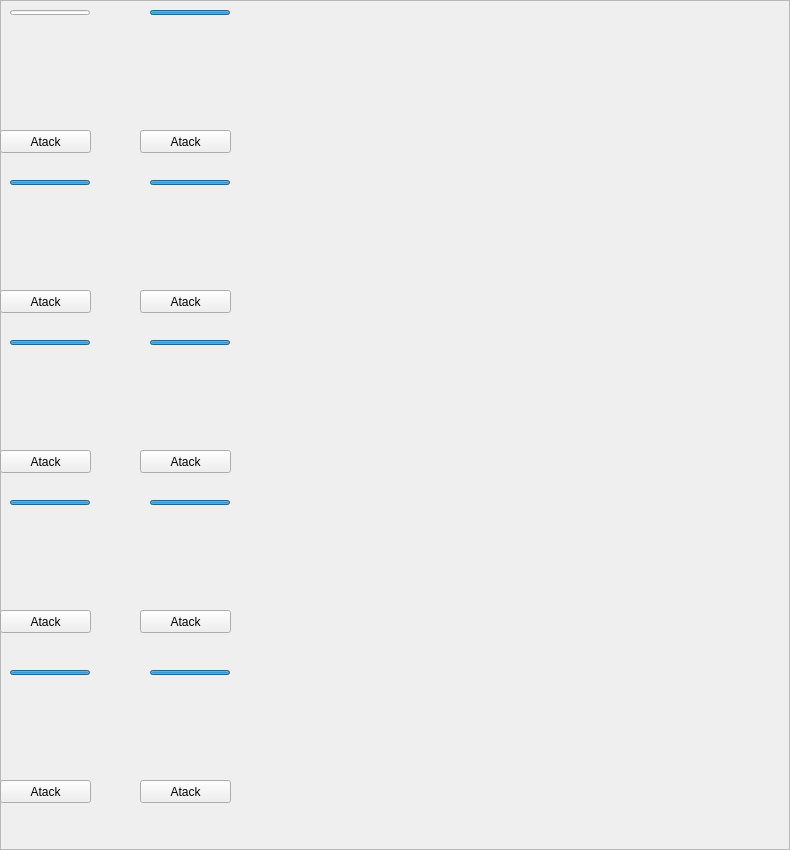
                   <widget class="QFrame" name="frame_2">
                    <property name="geometry">
                     <rect>
                      <x>0</x>
                      <y>0</y>
                      <width>790</width>
                      <height>850</height>
                     </rect>
                    </property>
                    <property name="minimumSize">
                     <size>
                      <width>790</width>
                      <height>850</height>
                     </size>
                    </property>
                    <property name="styleSheet">
                     <string notr="true"/>
                    </property>
                    <property name="frameShape">
                     <enum>QFrame::StyledPanel</enum>
                    </property>
                    <property name="frameShadow">
                     <enum>QFrame::Raised</enum>
                    </property>
                    <widget class="QLabel" name="Monster_1_QLabel">
                     <property name="geometry">
                      <rect>
                       <x>10</x>
                       <y>36</y>
                       <width>80</width>
                       <height>100</height>
                      </rect>
                     </property>
                     <property name="minimumSize">
                      <size>
                       <width>80</width>
                       <height>100</height>
                      </size>
                     </property>
                     <property name="maximumSize">
                      <size>
                       <width>80</width>
                       <height>100</height>
                      </size>
                     </property>
                     <property name="styleSheet">
                      <string notr="true"/>
                     </property>
                     <property name="text">
                      <string/>
                     </property>
                    </widget>
                    <widget class="QLabel" name="Monster_2_QLabel">
                     <property name="geometry">
                      <rect>
                       <x>10</x>
                       <y>210</y>
                       <width>80</width>
                       <height>100</height>
                      </rect>
                     </property>
                     <property name="minimumSize">
                      <size>
                       <width>80</width>
                       <height>100</height>
                      </size>
                     </property>
                     <property name="maximumSize">
                      <size>
                       <width>80</width>
                       <height>100</height>
                      </size>
                     </property>
                     <property name="styleSheet">
                      <string notr="true"/>
                     </property>
                     <property name="text">
                      <string/>
                     </property>
                    </widget>
                    <widget class="QLabel" name="Monster_3_QLabel">
                     <property name="geometry">
                      <rect>
                       <x>10</x>
                       <y>368</y>
                       <width>80</width>
                       <height>100</height>
                      </rect>
                     </property>
                     <property name="minimumSize">
                      <size>
                       <width>80</width>
                       <height>100</height>
                      </size>
                     </property>
                     <property name="maximumSize">
                      <size>
                       <width>80</width>
                       <height>100</height>
                      </size>
                     </property>
                     <property name="styleSheet">
                      <string notr="true"/>
                     </property>
                     <property name="text">
                      <string/>
                     </property>
                    </widget>
                    <widget class="QLabel" name="Monster_4_QLabel">
                     <property name="geometry">
                      <rect>
                       <x>10</x>
                       <y>530</y>
                       <width>80</width>
                       <height>100</height>
                      </rect>
                     </property>
                     <property name="minimumSize">
                      <size>
                       <width>80</width>
                       <height>100</height>
                      </size>
                     </property>
                     <property name="maximumSize">
                      <size>
                       <width>80</width>
                       <height>100</height>
                      </size>
                     </property>
                     <property name="styleSheet">
                      <string notr="true"/>
                     </property>
                     <property name="text">
                      <string/>
                     </property>
                    </widget>
                    <widget class="QLabel" name="Monster_5_QLabel">
                     <property name="geometry">
                      <rect>
                       <x>10</x>
                       <y>700</y>
                       <width>80</width>
                       <height>100</height>
                      </rect>
                     </property>
                     <property name="minimumSize">
                      <size>
                       <width>80</width>
                       <height>100</height>
                      </size>
                     </property>
                     <property name="maximumSize">
                      <size>
                       <width>80</width>
                       <height>100</height>
                      </size>
                     </property>
                     <property name="styleSheet">
                      <string notr="true"/>
                     </property>
                     <property name="text">
                      <string/>
                     </property>
                    </widget>
                    <widget class="QLabel" name="Monster_10_QLabel">
                     <property name="geometry">
                      <rect>
                       <x>150</x>
                       <y>700</y>
                       <width>80</width>
                       <height>100</height>
                      </rect>
                     </property>
                     <property name="minimumSize">
                      <size>
                       <width>80</width>
                       <height>100</height>
                      </size>
                     </property>
                     <property name="maximumSize">
                      <size>
                       <width>80</width>
                       <height>100</height>
                      </size>
                     </property>
                     <property name="styleSheet">
                      <string notr="true"/>
                     </property>
                     <property name="text">
                      <string/>
                     </property>
                    </widget>
                    <widget class="QLabel" name="Monster_9_QLabel">
                     <property name="geometry">
                      <rect>
                       <x>150</x>
                       <y>530</y>
                       <width>80</width>
                       <height>100</height>
                      </rect>
                     </property>
                     <property name="minimumSize">
                      <size>
                       <width>80</width>
                       <height>100</height>
                      </size>
                     </property>
                     <property name="maximumSize">
                      <size>
                       <width>80</width>
                       <height>100</height>
                      </size>
                     </property>
                     <property name="styleSheet">
                      <string notr="true"/>
                     </property>
                     <property name="text">
                      <string/>
                     </property>
                    </widget>
                    <widget class="QLabel" name="Monster_8_QLabel">
                     <property name="geometry">
                      <rect>
                       <x>150</x>
                       <y>368</y>
                       <width>80</width>
                       <height>100</height>
                      </rect>
                     </property>
                     <property name="minimumSize">
                      <size>
                       <width>80</width>
                       <height>100</height>
                      </size>
                     </property>
                     <property name="maximumSize">
                      <size>
                       <width>80</width>
                       <height>100</height>
                      </size>
                     </property>
                     <property name="styleSheet">
                      <string notr="true"/>
                     </property>
                     <property name="text">
                      <string/>
                     </property>
                    </widget>
                    <widget class="QLabel" name="Monster_7_QLabel">
                     <property name="geometry">
                      <rect>
                       <x>150</x>
                       <y>210</y>
                       <width>80</width>
                       <height>100</height>
                      </rect>
                     </property>
                     <property name="minimumSize">
                      <size>
                       <width>80</width>
                       <height>100</height>
                      </size>
                     </property>
                     <property name="maximumSize">
                      <size>
                       <width>80</width>
                       <height>100</height>
                      </size>
                     </property>
                     <property name="styleSheet">
                      <string notr="true"/>
                     </property>
                     <property name="text">
                      <string/>
                     </property>
                    </widget>
                    <widget class="QLabel" name="Monster_6_QLabel">
                     <property name="geometry">
                      <rect>
                       <x>150</x>
                       <y>40</y>
                       <width>80</width>
                       <height>100</height>
                      </rect>
                     </property>
                     <property name="minimumSize">
                      <size>
                       <width>80</width>
                       <height>100</height>
                      </size>
                     </property>
                     <property name="maximumSize">
                      <size>
                       <width>80</width>
                       <height>100</height>
                      </size>
                     </property>
                     <property name="styleSheet">
                      <string notr="true"/>
                     </property>
                     <property name="text">
                      <string/>
                     </property>
                    </widget>
                    <widget class="QPushButton" name="Monster_1_QButton">
                     <property name="geometry">
                      <rect>
                       <x>0</x>
                       <y>130</y>
                       <width>91</width>
                       <height>23</height>
                      </rect>
                     </property>
                     <property name="text">
                      <string>Atack</string>
                     </property>
                    </widget>
                    <widget class="QPushButton" name="Monster_6_QButton">
                     <property name="geometry">
                      <rect>
                       <x>140</x>
                       <y>130</y>
                       <width>91</width>
                       <height>23</height>
                      </rect>
                     </property>
                     <property name="text">
                      <string>Atack</string>
                     </property>
                     <property name="checkable">
                      <bool>false</bool>
                     </property>
                    </widget>
                    <widget class="QPushButton" name="Monster_7_QButton">
                     <property name="geometry">
                      <rect>
                       <x>140</x>
                       <y>290</y>
                       <width>91</width>
                       <height>23</height>
                      </rect>
                     </property>
                     <property name="text">
                      <string>Atack</string>
                     </property>
                    </widget>
                    <widget class="QPushButton" name="Monster_2_QButton">
                     <property name="geometry">
                      <rect>
                       <x>0</x>
                       <y>290</y>
                       <width>91</width>
                       <height>23</height>
                      </rect>
                     </property>
                     <property name="text">
                      <string>Atack</string>
                     </property>
                    </widget>
                    <widget class="QPushButton" name="Monster_8_QButton">
                     <property name="geometry">
                      <rect>
                       <x>140</x>
                       <y>450</y>
                       <width>91</width>
                       <height>23</height>
                      </rect>
                     </property>
                     <property name="text">
                      <string>Atack</string>
                     </property>
                    </widget>
                    <widget class="QPushButton" name="Monster_3_QButton">
                     <property name="geometry">
                      <rect>
                       <x>0</x>
                       <y>450</y>
                       <width>91</width>
                       <height>23</height>
                      </rect>
                     </property>
                     <property name="text">
                      <string>Atack</string>
                     </property>
                    </widget>
                    <widget class="QPushButton" name="Monster_9_QButton">
                     <property name="geometry">
                      <rect>
                       <x>140</x>
                       <y>610</y>
                       <width>91</width>
                       <height>23</height>
                      </rect>
                     </property>
                     <property name="text">
                      <string>Atack</string>
                     </property>
                    </widget>
                    <widget class="QPushButton" name="Monster_4_QButton">
                     <property name="geometry">
                      <rect>
                       <x>0</x>
                       <y>610</y>
                       <width>91</width>
                       <height>23</height>
                      </rect>
                     </property>
                     <property name="text">
                      <string>Atack</string>
                     </property>
                    </widget>
                    <widget class="QPushButton" name="Monster_10_QButton">
                     <property name="geometry">
                      <rect>
                       <x>140</x>
                       <y>780</y>
                       <width>91</width>
                       <height>23</height>
                      </rect>
                     </property>
                     <property name="text">
                      <string>Atack</string>
                     </property>
                    </widget>
                    <widget class="QPushButton" name="Monster_5_QButton">
                     <property name="geometry">
                      <rect>
                       <x>0</x>
                       <y>780</y>
                       <width>91</width>
                       <height>23</height>
                      </rect>
                     </property>
                     <property name="text">
                      <string>Atack</string>
                     </property>
                    </widget>
                    <widget class="QProgressBar" name="Monster_1_QProgressBar">
                     <property name="geometry">
                      <rect>
                       <x>10</x>
                       <y>10</y>
                       <width>80</width>
                       <height>5</height>
                      </rect>
                     </property>
                     <property name="styleSheet">
                      <string notr="true"/>
                     </property>
                     <property name="maximum">
                      <number>10000</number>
                     </property>
                     <property name="value">
                      <number>100</number>
                     </property>
                     <property name="textVisible">
                      <bool>false</bool>
                     </property>
                     <property name="textDirection">
                      <enum>QProgressBar::TopToBottom</enum>
                     </property>
                     <property name="format">
                      <string/>
                     </property>
                    </widget>
                    <widget class="QProgressBar" name="Monster_6_QProgressBar">
                     <property name="geometry">
                      <rect>
                       <x>150</x>
                       <y>10</y>
                       <width>80</width>
                       <height>5</height>
                      </rect>
                     </property>
                     <property name="value">
                      <number>100</number>
                     </property>
                     <property name="textVisible">
                      <bool>false</bool>
                     </property>
                     <property name="textDirection">
                      <enum>QProgressBar::TopToBottom</enum>
                     </property>
                     <property name="format">
                      <string/>
                     </property>
                    </widget>
                    <widget class="QProgressBar" name="Monster_2_QProgressBar">
                     <property name="geometry">
                      <rect>
                       <x>10</x>
                       <y>180</y>
                       <width>80</width>
                       <height>5</height>
                      </rect>
                     </property>
                     <property name="value">
                      <number>100</number>
                     </property>
                     <property name="textVisible">
                      <bool>false</bool>
                     </property>
                     <property name="textDirection">
                      <enum>QProgressBar::TopToBottom</enum>
                     </property>
                     <property name="format">
                      <string/>
                     </property>
                    </widget>
                    <widget class="QProgressBar" name="Monster_7_QProgressBar">
                     <property name="geometry">
                      <rect>
                       <x>150</x>
                       <y>180</y>
                       <width>80</width>
                       <height>5</height>
                      </rect>
                     </property>
                     <property name="value">
                      <number>100</number>
                     </property>
                     <property name="textVisible">
                      <bool>false</bool>
                     </property>
                     <property name="textDirection">
                      <enum>QProgressBar::TopToBottom</enum>
                     </property>
                     <property name="format">
                      <string/>
                     </property>
                    </widget>
                    <widget class="QProgressBar" name="Monster_8_QProgressBar">
                     <property name="geometry">
                      <rect>
                       <x>150</x>
                       <y>340</y>
                       <width>80</width>
                       <height>5</height>
                      </rect>
                     </property>
                     <property name="value">
                      <number>100</number>
                     </property>
                     <property name="textVisible">
                      <bool>false</bool>
                     </property>
                     <property name="textDirection">
                      <enum>QProgressBar::TopToBottom</enum>
                     </property>
                     <property name="format">
                      <string/>
                     </property>
                    </widget>
                    <widget class="QProgressBar" name="Monster_3_QProgressBar">
                     <property name="geometry">
                      <rect>
                       <x>10</x>
                       <y>340</y>
                       <width>80</width>
                       <height>5</height>
                      </rect>
                     </property>
                     <property name="value">
                      <number>100</number>
                     </property>
                     <property name="textVisible">
                      <bool>false</bool>
                     </property>
                     <property name="textDirection">
                      <enum>QProgressBar::TopToBottom</enum>
                     </property>
                     <property name="format">
                      <string/>
                     </property>
                    </widget>
                    <widget class="QProgressBar" name="Monster_9_QProgressBar">
                     <property name="geometry">
                      <rect>
                       <x>150</x>
                       <y>500</y>
                       <width>80</width>
                       <height>5</height>
                      </rect>
                     </property>
                     <property name="value">
                      <number>100</number>
                     </property>
                     <property name="textVisible">
                      <bool>false</bool>
                     </property>
                     <property name="textDirection">
                      <enum>QProgressBar::TopToBottom</enum>
                     </property>
                     <property name="format">
                      <string/>
                     </property>
                    </widget>
                    <widget class="QProgressBar" name="Monster_4_QProgressBar">
                     <property name="geometry">
                      <rect>
                       <x>10</x>
                       <y>500</y>
                       <width>80</width>
                       <height>5</height>
                      </rect>
                     </property>
                     <property name="value">
                      <number>100</number>
                     </property>
                     <property name="textVisible">
                      <bool>false</bool>
                     </property>
                     <property name="textDirection">
                      <enum>QProgressBar::TopToBottom</enum>
                     </property>
                     <property name="format">
                      <string/>
                     </property>
                    </widget>
                    <widget class="QProgressBar" name="Monster_10_QProgressBar">
                     <property name="geometry">
                      <rect>
                       <x>150</x>
                       <y>670</y>
                       <width>80</width>
                       <height>5</height>
                      </rect>
                     </property>
                     <property name="value">
                      <number>100</number>
                     </property>
                     <property name="textVisible">
                      <bool>false</bool>
                     </property>
                     <property name="textDirection">
                      <enum>QProgressBar::TopToBottom</enum>
                     </property>
                     <property name="format">
                      <string/>
                     </property>
                    </widget>
                    <widget class="QProgressBar" name="Monster_5_QProgressBar">
                     <property name="geometry">
                      <rect>
                       <x>10</x>
                       <y>670</y>
                       <width>80</width>
                       <height>5</height>
                      </rect>
                     </property>
                     <property name="value">
                      <number>100</number>
                     </property>
                     <property name="textVisible">
                      <bool>false</bool>
                     </property>
                     <property name="textDirection">
                      <enum>QProgressBar::TopToBottom</enum>
                     </property>
                     <property name="format">
                      <string/>
                     </property>
                    </widget>
                    <widget class="QLabel" name="Monster_1_Name">
                     <property name="geometry">
                      <rect>
                       <x>10</x>
                       <y>20</y>
                       <width>81</width>
                       <height>16</height>
                      </rect>
                     </property>
                     <property name="text">
                      <string/>
                     </property>
                    </widget>
                    <widget class="QLabel" name="Monster_6_Name">
                     <property name="geometry">
                      <rect>
                       <x>150</x>
                       <y>20</y>
                       <width>81</width>
                       <height>16</height>
                      </rect>
                     </property>
                     <property name="text">
                      <string/>
                     </property>
                    </widget>
                    <widget class="QLabel" name="Monster_7_Name">
                     <property name="geometry">
                      <rect>
                       <x>150</x>
                       <y>190</y>
                       <width>81</width>
                       <height>16</height>
                      </rect>
                     </property>
                     <property name="text">
                      <string/>
                     </property>
                    </widget>
                    <widget class="QLabel" name="Monster_2_Name">
                     <property name="geometry">
                      <rect>
                       <x>10</x>
                       <y>190</y>
                       <width>81</width>
                       <height>16</height>
                      </rect>
                     </property>
                     <property name="text">
                      <string/>
                     </property>
                    </widget>
                    <widget class="QLabel" name="Monster_8_Name">
                     <property name="geometry">
                      <rect>
                       <x>150</x>
                       <y>350</y>
                       <width>81</width>
                       <height>16</height>
                      </rect>
                     </property>
                     <property name="text">
                      <string/>
                     </property>
                    </widget>
                    <widget class="QLabel" name="Monster_3_Name">
                     <property name="geometry">
                      <rect>
                       <x>10</x>
                       <y>350</y>
                       <width>81</width>
                       <height>16</height>
                      </rect>
                     </property>
                     <property name="text">
                      <string/>
                     </property>
                    </widget>
                    <widget class="QLabel" name="Monster_9_Name">
                     <property name="geometry">
                      <rect>
                       <x>150</x>
                       <y>510</y>
                       <width>81</width>
                       <height>16</height>
                      </rect>
                     </property>
                     <property name="text">
                      <string/>
                     </property>
                    </widget>
                    <widget class="QLabel" name="Monster_4_Name">
                     <property name="geometry">
                      <rect>
                       <x>10</x>
                       <y>510</y>
                       <width>81</width>
                       <height>16</height>
                      </rect>
                     </property>
                     <property name="text">
                      <string/>
                     </property>
                    </widget>
                    <widget class="QLabel" name="Monster_10_Name">
                     <property name="geometry">
                      <rect>
                       <x>150</x>
                       <y>680</y>
                       <width>81</width>
                       <height>16</height>
                      </rect>
                     </property>
                     <property name="text">
                      <string/>
                     </property>
                    </widget>
                    <widget class="QLabel" name="Monster_5_Name">
                     <property name="geometry">
                      <rect>
                       <x>10</x>
                       <y>680</y>
                       <width>81</width>
                       <height>16</height>
                      </rect>
                     </property>
                     <property name="text">
                      <string/>
                     </property>
                    </widget>
                    <zorder>Monster_1_QLabel</zorder>
                    <zorder>Monster_2_QLabel</zorder>
                    <zorder>Monster_3_QLabel</zorder>
                    <zorder>Monster_4_QLabel</zorder>
                    <zorder>Monster_5_QLabel</zorder>
                    <zorder>Monster_10_QLabel</zorder>
                    <zorder>Monster_9_QLabel</zorder>
                    <zorder>Monster_8_QLabel</zorder>
                    <zorder>Monster_7_QLabel</zorder>
                    <zorder>Monster_6_QLabel</zorder>
                    <zorder>Monster_1_QButton</zorder>
                    <zorder>Monster_6_QButton</zorder>
                    <zorder>Monster_7_QButton</zorder>
                    <zorder>Monster_2_QButton</zorder>
                    <zorder>Monster_8_QButton</zorder>
                    <zorder>Monster_3_QButton</zorder>
                    <zorder>Monster_9_QButton</zorder>
                    <zorder>Monster_4_QButton</zorder>
                    <zorder>Monster_5_QButton</zorder>
                    <zorder>Monster_1_QProgressBar</zorder>
                    <zorder>Monster_6_QProgressBar</zorder>
                    <zorder>Monster_2_QProgressBar</zorder>
                    <zorder>Monster_7_QProgressBar</zorder>
                    <zorder>Monster_8_QProgressBar</zorder>
                    <zorder>Monster_3_QProgressBar</zorder>
                    <zorder>Monster_9_QProgressBar</zorder>
                    <zorder>Monster_4_QProgressBar</zorder>
                    <zorder>Monster_10_QProgressBar</zorder>
                    <zorder>Monster_5_QProgressBar</zorder>
                    <zorder>Monster_1_Name</zorder>
                    <zorder>Monster_6_Name</zorder>
                    <zorder>Monster_7_Name</zorder>
                    <zorder>Monster_2_Name</zorder>
                    <zorder>Monster_8_Name</zorder>
                    <zorder>Monster_3_Name</zorder>
                    <zorder>Monster_9_Name</zorder>
                    <zorder>Monster_4_Name</zorder>
                    <zorder>Monster_10_Name</zorder>
                    <zorder>Monster_5_Name</zorder>
                    <zorder>Monster_10_QButton</zorder>
                   </widget>
